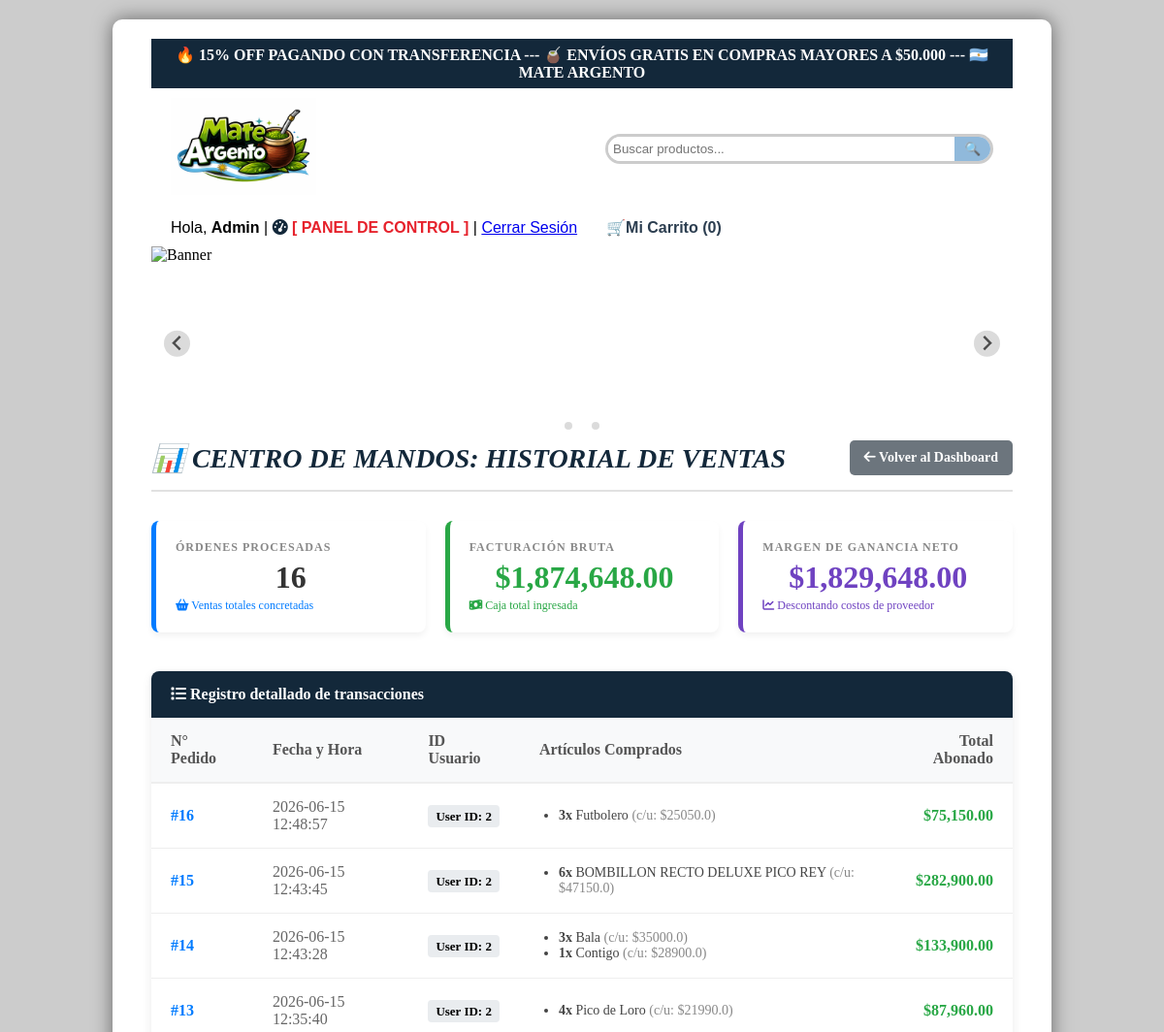
/admin/ventas (signed in, upper part), run on an earlier commit of the app's database.
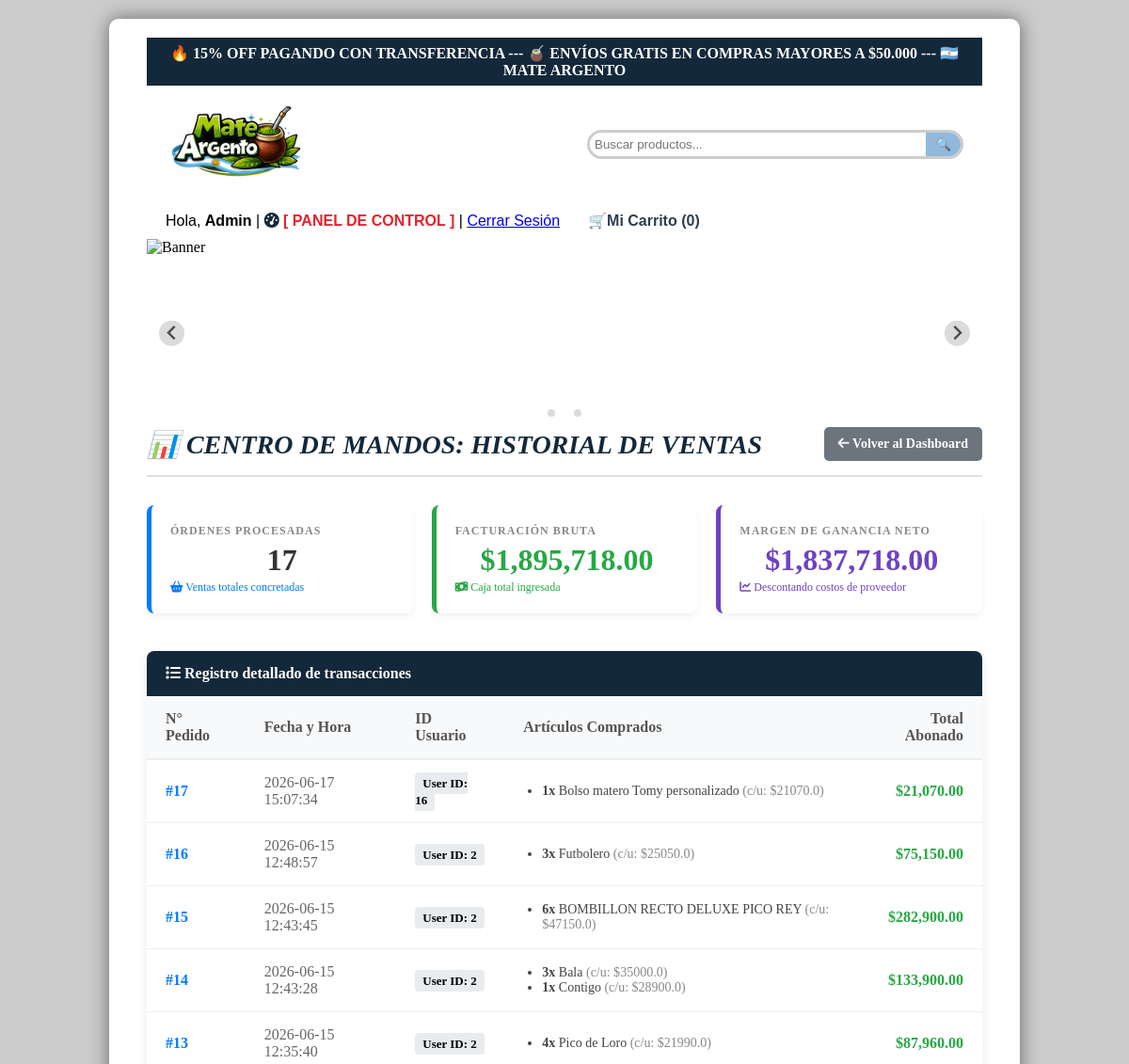
And on a later commit of the database.
### app.py (models this page shows, shortened)
class Venta(db.Model):
    __tablename__ = 'ventas'
    id = db.Column(db.Integer, primary_key=True)
    usuario_id = db.Column(db.Integer, db.ForeignKey('usuario.id'), nullable=False) # Relación con tu usuario
    fecha = db.Column(db.String(20), nullable=False, default=lambda: datetime.now().strftime('%Y-%m-%d %H:%M:%S'))
    total = db.Column(db.Float, nullable=False)
    estado = db.Column(db.String(20), default='Completado')
    detalles = db.relationship('DetalleVenta', backref='venta', lazy=True)

class DetalleVenta(db.Model):
    __tablename__ = 'detalles_ventas'
    id = db.Column(db.Integer, primary_key=True)
    venta_id = db.Column(db.Integer, db.ForeignKey('ventas.id'), nullable=False)
    producto_id = db.Column(db.Integer, db.ForeignKey('producto.id'), nullable=False)
    cantidad = db.Column(db.Integer, nullable=False)
    precio_unitario = db.Column(db.Float, nullable=False)
    producto = db.relationship('Producto')

class Producto(db.Model):
    id = db.Column(db.Integer, primary_key=True)
    nombre = db.Column(db.String(100), nullable=False)
    categoria = db.Column(db.String(50))
    precio = db.Column(db.Float, nullable=False)
    precio_costo = db.Column(db.Float, nullable=False, default=0.0)
    descripcion = db.Column(db.Text)
    imagen = db.Column(db.String(100))
    stock = db.Column(db.Integer, default=0)

### app.py (the view)
@app.route('/admin/ventas')
@requiere_nivel(10) # Al igual que el dashboard, solo entra el Admin absoluto
def lista_ventas():
    ventas_totales = Venta.query.order_by(Venta.id.desc()).all()
    ingresos_brutos = 0.0
    costos_totales = 0.0
    ganancia_neta = 0.0
    for v in ventas_totales:
        ingresos_brutos += v.total
        for detalle in v.detalles:
            costo_unitario = detalle.producto.precio_costo if detalle.producto.precio_costo else 0.0
            costos_totales += (costo_unitario * detalle.cantidad)
    ganancia_neta = ingresos_brutos - costos_totales
    return render_template(
        'admin_ventas.html',
        ventas=ventas_totales,
        ingresos=ingresos_brutos,
        ganancia=ganancia_neta,
        cantidad_pedidos=len(ventas_totales)
    )

### app.py (called while the page is built, shortened)
@app.context_processor
def inject_categorias():
    return dict(todas_las_categorias=CATEGORIAS_DATA)

def requiere_nivel(nivel_minimo):
    def decorator(f):
        @wraps(f)
        def decorated_function(*args, **kwargs):
            rol_usuario = session.get('usuario_rol', 'cliente')
            nivel_usuario = NIVELES_ACCESO.get(rol_usuario, 1)
            if nivel_usuario < nivel_minimo:
                flash("No tenés permisos suficientes para realizar esta acción.", "danger")
                return redirect(url_for('inicio'))
            return f(*args, **kwargs)
        return decorated_function
    return decorator

@app.context_processor
def procesar_carrito():
    mi_carrito = Carrito(session)
    items, total, unidades = mi_carrito.obtener_datos(Producto)
    return dict(carrito_html=items, total_carrito=total, total_unidades=unidades)

    def obtener_datos(self, modelo_producto):
        carrito_dict = self.session.get('carrito', {})
        productos_reales = []
        total_general = 0
        total_unidades = 0  # <--- Nueva variable
        return productos_reales, total_general, total_unidades

### templates/admin_ventas.html (shortened to what the changed rows need)
<!DOCTYPE html>
<html>
<head>
</head>
<div class="contenedor">
    {% extends 'base.html' %}
    {% block content %}
    <div style="display: flex; justify-content: space-between; align-items: center; margin-bottom: 30px; border-bottom: 2px solid #e1e1e1; padding-bottom: 15px;">
        <h2 style="color: #13283A; margin: 0; font-size: 28px;">📊 Centro de Mandos: Historial de Ventas</h2>
    </div>
    <div style="display: grid; grid-template-columns: repeat(auto-fit, minmax(280px, 1fr)); gap: 20px; margin-bottom: 40px;">
        <div style="background: white; border-left: 5px solid #007bff; padding: 20px; border-radius: 8px; box-shadow: 0 4px 6px rgba(0,0,0,0.05);">
            <p style="margin: 0; color: #888; text-transform: uppercase; font-size: 12px; font-weight: bold; letter-spacing: 1px;">Órdenes Procesadas</p>
            <h3 style="margin: 5px 0 0 0; color: #333; font-size: 32px;">{{ cantidad_pedidos }}</h3>
            <span style="font-size: 12px; color: #007bff;"><i class="fas fa-shopping-basket"></i> Ventas totales concretadas</span>
        </div>
        <div style="background: white; border-left: 5px solid #28a745; padding: 20px; border-radius: 8px; box-shadow: 0 4px 6px rgba(0,0,0,0.05);">
            <p style="margin: 0; color: #888; text-transform: uppercase; font-size: 12px; font-weight: bold; letter-spacing: 1px;">Facturación Bruta</p>
            <h3 style="margin: 5px 0 0 0; color: #28a745; font-size: 32px;">${{ "{:,.2f}".format(ingresos) }}</h3>
            <span style="font-size: 12px; color: #28a745;"><i class="fas fa-money-bill-wave"></i> Caja total ingresada</span>
        </div>
        <div style="background: white; border-left: 5px solid #6f42c1; padding: 20px; border-radius: 8px; box-shadow: 0 4px 6px rgba(0,0,0,0.05);">
            <p style="margin: 0; color: #888; text-transform: uppercase; font-size: 12px; font-weight: bold; letter-spacing: 1px;">Margen de Ganancia Neto</p>
            <h3 style="margin: 5px 0 0 0; color: #6f42c1; font-size: 32px;">${{ "{:,.2f}".format(ganancia) }}</h3>
            <span style="font-size: 12px; color: #6f42c1;"><i class="fas fa-chart-line"></i> Descontando costos de proveedor</span>
        </div>
    </div>
    <div style="background: white; border-radius: 8px; box-shadow: 0 4px 12px rgba(0,0,0,0.08); overflow: hidden;">
        <table style="width: 100%; border-collapse: collapse; text-align: left;">
            <thead>
                <tr style="background-color: #f8f9fa; border-bottom: 2px solid #eee;">
                    <th style="padding: 15px 20px; color: #555;">N° Pedido</th>
                    <th style="padding: 15px 20px; color: #555;">Fecha y Hora</th>
                    <th style="padding: 15px 20px; color: #555;">ID Usuario</th>
                    <th style="padding: 15px 20px; color: #555;">Artículos Comprados</th>
                    <th style="padding: 15px 20px; color: #555; text-align: right;">Total Abonado</th>
                </tr>
            </thead>
            <tbody>
                {% if ventas %}
                    {% for v in ventas %}
                    <tr style="border-bottom: 1px solid #eee; transition: background 0.2s;" onmouseover="this.style.backgroundColor='#fdfdfd'" onmouseout="this.style.backgroundColor='transparent'">
                        <td style="padding: 15px 20px; font-weight: bold; color: #007bff;">#{{ v.id }}</td>
                        <td style="padding: 15px 20px; color: #666;">{{ v.fecha }}</td>
                        <td style="padding: 15px 20px;"><span style="background: #e9ecef; padding: 4px 8px; border-radius: 4px; font-size: 13px; font-weight: bold;">User ID: {{ v.usuario_id }}</span></td>
                        <td style="padding: 15px 20px;">
                            <ul style="margin: 0; padding-left: 20px; font-size: 14px; color: #444;">
                                {% for d in v.detalles %}
                                <li><strong>{{ d.cantidad }}x</strong> {{ d.producto.nombre }} <span style="color: #888;">(c/u: ${{ d.precio_unitario }})</span></li>
                                {% endfor %}
                            </ul>
                        </td>
                        <td style="padding: 15px 20px; text-align: right; font-weight: bold; color: #28a745; font-size: 16px;">
                            ${{ "{:,.2f}".format(v.total) }}
                        </td>
                    </tr>
                    {% endfor %}
                {% else %}
                    <tr>
                        <td colspan="5" style="padding: 40px; text-align: center; color: #999; font-style: italic;">
                            <i class="fas fa-info-circle" style="font-size: 24px; margin-bottom: 10px; display: block;"></i> No se registran ventas realizadas todavía en la plataforma.
                        </td>
                    </tr>
                {% endif %}
            </tbody>
        </table>
    </div>
    {% endblock %}

What changed in the data, as far as the page shows it:
added Venta: id "17", fecha "2026-06-17 15:07:34", usuario_id "16", total "21,070.00"
added DetalleVenta: cantidad "1", producto.nombre "Bolso matero Tomy personalizado", precio_unitario "21070.0", shown under "17"
Also different on the page:
{{ cantidad_pedidos }}: "16" → "17"
{{ "{:,.2f}".format(ingresos) }}: "1,874,648.00" → "1,895,718.00"
{{ "{:,.2f}".format(ganancia) }}: "1,829,648.00" → "1,837,718.00"
